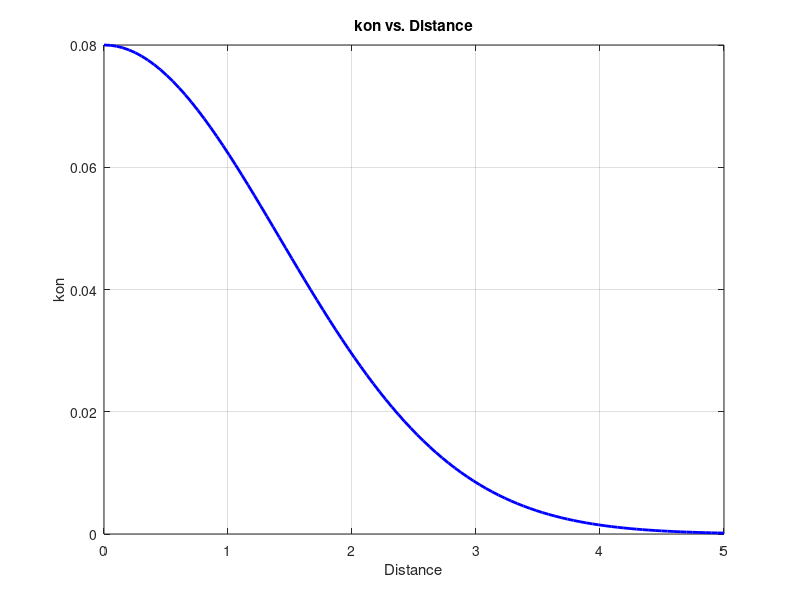
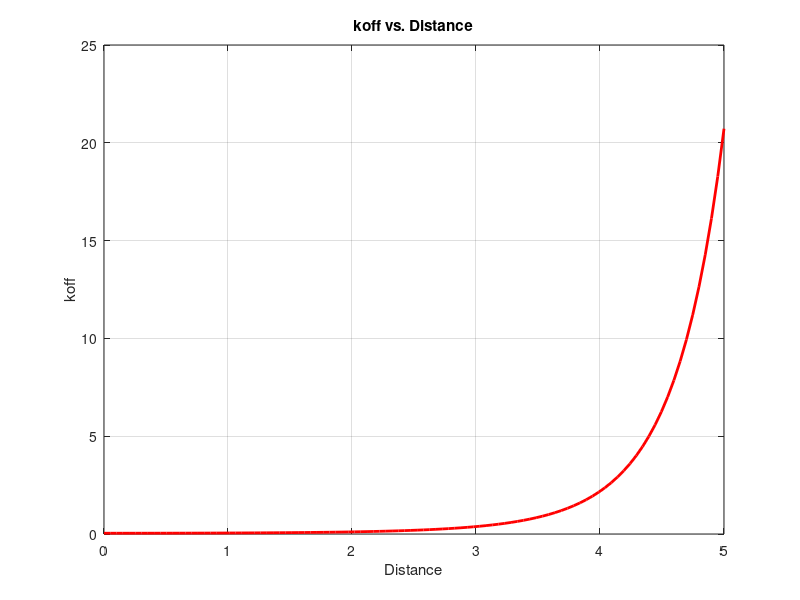

These charts were generated, in order, by the following MATLAB code:
% Define the parameters
l0 = 2;
koff_0=20; % base disconnection rate
kon_0=40; % base connection rate 
dt=2e-3;
% Create a range of distances
distances = linspace(0, 5, 100);  % From 0 to 2 with 100 points

% Calculate kon and koff based on the distance
kon = kon_0 * exp(-(distances ./ l0).^2)*dt;
koff = koff_0 * exp((distances ./ l0).^2)*dt;

% Plotting the results
figure;
plot(distances, kon, 'b-', 'LineWidth', 2);
xlabel('Distance');
ylabel('kon');
title('kon vs. Distance');
grid on;

figure;
plot(distances, koff, 'r-', 'LineWidth', 2);
xlabel('Distance');
ylabel('koff');
title('koff vs. Distance');
grid on;
